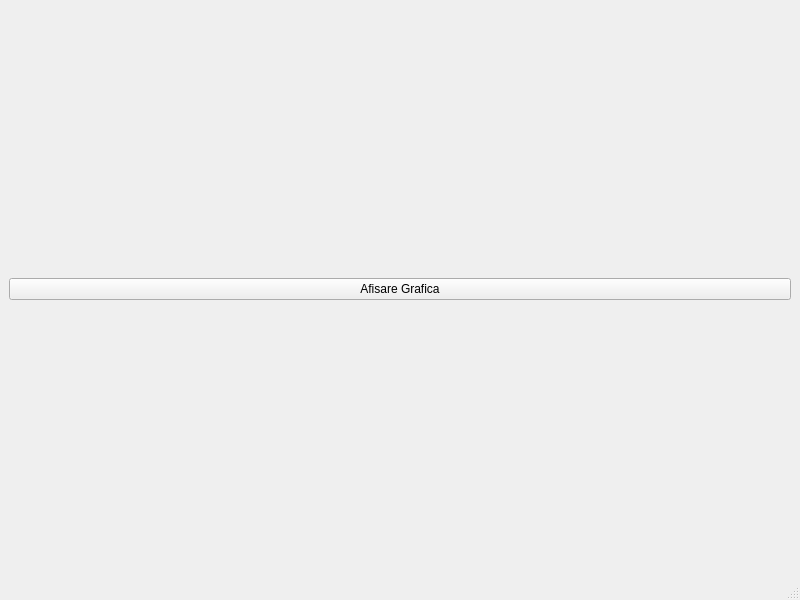
<?xml version="1.0" encoding="UTF-8"?>
<ui version="4.0">
 <class>AfisareStatutNou</class>
 <widget class="QMainWindow" name="AfisareStatutNou">
  <property name="geometry">
   <rect>
    <x>0</x>
    <y>0</y>
    <width>800</width>
    <height>600</height>
   </rect>
  </property>
  <property name="windowTitle">
   <string>MainWindow</string>
  </property>
  <property name="styleSheet">
   <string notr="true">background-image: url(:/white-background-diamond-plate.png);</string>
  </property>
  <widget class="QWidget" name="centralwidget">
   <layout class="QVBoxLayout" name="verticalLayout_2">
    <item>
     <layout class="QVBoxLayout" name="verticalLayout"/>
    </item>
    <item>
     <layout class="QHBoxLayout" name="horizontalLayout"/>
    </item>
    <item>
     <widget class="QPushButton" name="pushButton">
      <property name="text">
       <string>Afisare Grafica</string>
      </property>
     </widget>
    </item>
   </layout>
  </widget>
  <widget class="QMenuBar" name="menubar">
   <property name="geometry">
    <rect>
     <x>0</x>
     <y>0</y>
     <width>800</width>
     <height>21</height>
    </rect>
   </property>
  </widget>
  <widget class="QStatusBar" name="statusbar"/>
 </widget>
 <resources/>
 <connections/>
</ui>
